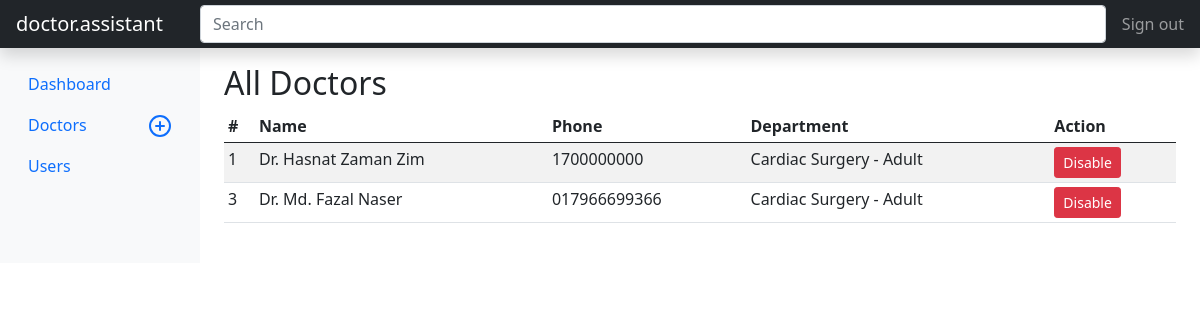
The app's page /admin/active_doctors.php (signed in) with its own data.
### tables this page shows
CREATE TABLE `doctor` (
  `id` int(11) NOT NULL,
  `user_id` int(11) NOT NULL,
  `short_qualification` text NOT NULL,
  `about` text NOT NULL,
  `facebook` varchar(100) DEFAULT NULL,
  `linkedin` varchar(100) DEFAULT NULL,
  `specialist` text DEFAULT NULL,
  `experience` text DEFAULT NULL,
  `qualification` text DEFAULT NULL,
  `department_id` int(11) NOT NULL,
  `membership` text DEFAULT NULL,
  `status` int(11) NOT NULL DEFAULT 0,
  `created_at` datetime NOT NULL
);

CREATE TABLE `user` (
  `id` int(11) NOT NULL,
  `name` varchar(50) NOT NULL,
  `email` varchar(50) DEFAULT NULL,
  `phone` varchar(15) NOT NULL,
  `password` varchar(100) NOT NULL,
  `group_id` int(11) NOT NULL,
  `status` tinyint(4) NOT NULL DEFAULT 1,
  `created_at` datetime NOT NULL
);

CREATE TABLE `department` (
  `id` int(11) NOT NULL,
  `name` varchar(100) NOT NULL,
  `status` int(11) NOT NULL DEFAULT 1,
  `created_at` datetime NOT NULL
);

### config/functions.php (called while the page is built, shortened)
<?php
$con = new mysqli(DB_HOSTNAME, DB_USERNAME, DB_PASSWORD, DB_DATABASE) or die("DB Error Occurred . $con->connect_error");
function GetData($sql)
{
	global $con;
	$query = $con->query($sql);
	$result = [];
	if ($query) {
		while ($row = $query->fetch_assoc()) {
			$result[] = $row;
		}
	}
	return (count($result) < 1 ? false : $result);
}
function MySQLDataPagination($mysqlQuery)
{
	global $con;
	$limit = $_SESSION['viewLimit'];
	$page_num = (isset($_GET['page']) && is_numeric($_GET['page'])) ? $_GET['page'] : 0;
	if ($page_num == 0) $page_num = 1;
	$start = (isset($page_num) ? mysqli_real_escape_string($con, ($page_num - 1) * $limit) : 0);
	$content = GetData($mysqlQuery . " LIMIT $start, $limit");
	$params = $_GET;
	unset($params['page']);
	$params['page'] = '';
	$cUrl = parse_url($_SERVER["REQUEST_URI"], PHP_URL_PATH) . '?' . http_build_query($params);
	$totalCount = $con->query($mysqlQuery)->num_rows;
	$totalPage = ceil($totalCount / $limit);
	$pHTML = "<nav>";
	$pHTML .= "<ul class='pagination'>";
	$pHTML .= "<li class='page-item " . ($page_num == 1 ? 'disabled' : '') . "'>";
	$pHTML .= "<a class='page-link' href='" . $cUrl . ($page_num > 1 ? ($page_num - 1) : '#') . "'>Previous</a>";
	$pHTML .= "</li>";
	$pHTML .= "<li class='page-item " . ($page_num == 1 ? 'active' : '') . "'>";
	$pHTML .= "<a class='page-link' href='" . $cUrl . "1'>1</a>";
	$pHTML .= "</li>";
	$pHTML .= ($page_num > 4 ? "<li class='page-item disabled'><a class='page-link'>...</a></li>" : "");
	$startLoop = ($page_num > 4 ? ($page_num - 2) : 2);
	$endLoop = ($page_num < ($totalPage - 3) ? ($page_num + 2) : ($totalPage - 1));
	for ($i = $startLoop; $i <= $endLoop; $i++) {
		$pHTML .= "<li class='page-item " . ($i == $page_num ? 'active' : '') . "'>";
		$pHTML .= "<a class='page-link' href='{$cUrl}{$i}'>{$i}</a>";
		$pHTML .= "</li>";
	}
	$pHTML .= ($page_num < ($totalPage - 3) ? "<li class='page-item disabled'><a class='page-link'>...</a></li>" : "");
	$pHTML .= ($totalPage > 1 ? "<li class='page-item " . ($i == $page_num ? "active" : "") . "'><a class='page-link' href={$cUrl}{$totalPage}>$totalPage</a></li>" : "");
	$pHTML .= "<li class='page-item " . ($page_num == $totalPage ? 'disabled' : '') . "'>";
	$pHTML .= "<a class='page-link' href='" . $cUrl . ($page_num < $totalPage ? ($page_num + 1) : '#') . "'>Next</a>";
	$pHTML .= "</li>";
	$pHTML .= "</ul>";
	$pHTML .= "</nav>";
	$info = "Showing " . ((($page_num - 1) * $_SESSION['viewLimit']) + 1) . " to " . (($page_num * $_SESSION['viewLimit']) > $totalCount ? $totalCount : ($page_num * $_SESSION['viewLimit'])) . " of {$totalCount}";
	return ["content" => $content, "pagination" => $pHTML, "info" => $info];
}

### admin/active_doctors.php (the view, shortened to what this page needs)
<?php
require_once dirname(__DIR__) . '/includes/header.php';
require_once('includes/header.php') ?>
    <div class="container-fluid">
        <div class="row">
			<?php require_once('includes/navigation.php') ?>
            <main class="col-md-9 ms-sm-auto col-lg-10 px-md-4">
                <div class="pt-3 pb-2 mb-3">
                    <h2>All Doctors</h2>
                    <div class="table-responsive">
                        <table class="table table-striped table-sm vertical-align-middle ws_nowrap">
                            <thead>
                            <tr>
                                <th>#</th>
                                <th>Name</th>
                                <th>Phone</th>
                                <th>Department</th>
                                <th>Action</th>
                            </tr>
                            </thead>
                            <tbody>
							<?php
							$data = MySQLDataPagination("SELECT d.id,u.name, u.email,u.phone, department.name as department, d.created_at FROM `user` as u JOIN doctor as d on d.user_id = u.id JOIN department ON department.id = d.department_id WHERE d.status = '1'");
							if (!$data['content']) : ?>
                                <tr>
                                    <td colspan="10" class="text-center">No Data Available</td>
                                </tr>
							<?php else : ?>
								<?php foreach ($data['content'] as $item) : ?>
                                    <tr>
                                        <td><?= $item['id'] ?></td>
                                        <td><?= $item['name'] ?></td>
                                        <td><?= $item['phone'] ?></td>
                                        <td><?= $item['department'] ?></td>
                                        <td>
                                            <a href="<?= SITE_URL ?>/admin/post/doctor_post.php?action=disable&id=<?= $item['id'] ?>"
                                               data-confirm="Are you sure you want to disable this doctor ?"
                                               class="btn btn-sm btn-danger"> Disable</a>
                                        </td>
                                    </tr>
								<?php endforeach; ?>
							<?php endif; ?>
                            </tbody>
                        </table>
                    </div>
                </div>
            </main>
        </div>
    </div>
<?php require_once dirname(__DIR__) . '/includes/footer.php';

### records on screen
doctor: id "1", user.name "Dr. Hasnat Zaman Zim", user.phone "1700000000", department.name "Cardiac Surgery - Adult"
doctor: id "3", user.name "Dr. Md. Fazal Naser", user.phone "017966699366", department.name "Cardiac Surgery - Adult"

### other values on screen
LOGO "doctor.assistant"
